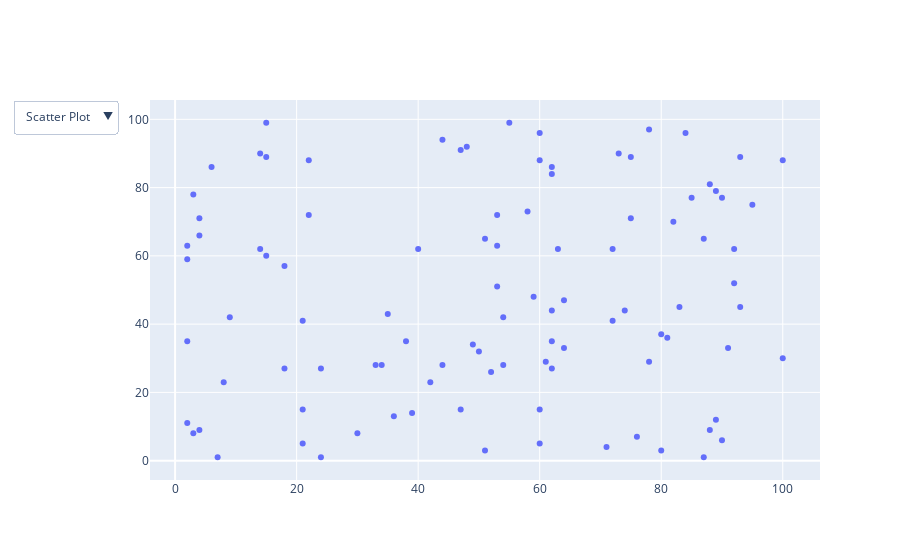

The cell this chart's notebook holds for it:
### Code cell
import plotly.graph_objects as px
import numpy as np


# creating random data through randomint
# function of numpy.random
np.random.seed(42)

# Data to be Plotted
random_x = np.random.randint(1, 101, 100)
random_y = np.random.randint(1, 101, 100)

plot = px.Figure(data=[px.Scatter(
	x=random_x,
	y=random_y,
	mode='markers',)
])

# Add dropdown
plot.update_layout(
	updatemenus=[
		dict(
			buttons=list([
				dict(
					args=["type", "scatter"],
					label="Scatter Plot",
					method="restyle"
				),
				dict(
					args=["type", "bar"],
					label="Bar Chart",
					method="restyle"
				)
			]),
			direction="down",
		),
	]
)

plot.show()

### Figure 1 — Plotly figure (JSON) as saved in the notebook; plotly's stock layout.template omitted (floating-point values rounded to 4 significant figures)
{"data": [{"mode": "markers", "type": "scatter", "x": [52, 93, 15, 72, 61, 21, 83, 87, 75, 75, 88, 100, 24, 3, 22, 53, 2, 88, 30, 38, 2, 64, 60, 21, 33, 76, 58, 22, 89, 49, 91, 59, 42, 92, 60, 80, 15, 62, 62, 47, 62, 51, 55, 64, 3, 51, 7, 21, 73, 39, 18, 4, 89, 60, 14, 9, 90, 53, 2, 84, 92, 60, 71, 44, 8, 47, 35, 78, 81, 36, 50, 4, 2, 6, 54, 4, 54, 93, 63, 18, 90, 44, 34, 74, 62, 100, 14, 95, 48, 15, 72, 78, 87, 62, 40, 85, 80, 82, 53, 24], "y": [26, 89, 60, 41, 29, 15, 45, 65, 89, 71, 9, 88, 1, 8, 88, 63, 11, 81, 8, 35, 35, 33, 5, 41, 28, 7, 73, 72, 12, 34, 33, 48, 23, 62, 88, 37, 99, 44, 86, 91, 35, 65, 99, 47, 78, 3, 1, 5, 90, 14, 27, 9, 79, 15, 90, 42, 77, 51, 63, 96, 52, 96, 4, 94, 23, 15, 43, 29, 36, 13, 32, 71, 59, 86, 28, 66, 42, 45, 62, 57, 6, 28, 28, 44, 84, 30, 62, 75, 92, 89, 62, 97, 1, 27, 62, 77, 3, 70, 72, 27]}], "layout": {"updatemenus": [{"buttons": [{"args": ["type", "scatter"], "label": "Scatter Plot", "method": "restyle"}, {"args": ["type", "bar"], "label": "Bar Chart", "method": "restyle"}], "direction": "down"}]}}
